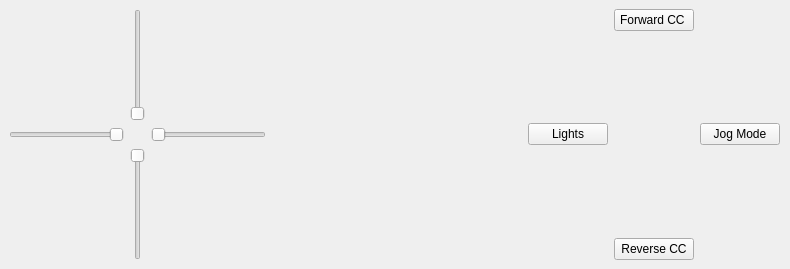
<?xml version="1.0" encoding="UTF-8"?>
<ui version="4.0">
 <class>BackupController</class>
 <widget class="QWidget" name="BackupController">
  <property name="geometry">
   <rect>
    <x>0</x>
    <y>0</y>
    <width>790</width>
    <height>269</height>
   </rect>
  </property>
  <property name="windowTitle">
   <string>Dialog</string>
  </property>
  <widget class="QWidget" name="horizontalLayoutWidget">
   <property name="geometry">
    <rect>
     <x>9</x>
     <y>9</y>
     <width>771</width>
     <height>251</height>
    </rect>
   </property>
   <layout class="QHBoxLayout" name="horizontalLayout">
    <item>
     <layout class="QGridLayout" name="gridLayout_3">
      <item row="0" column="2">
       <widget class="QSlider" name="forward">
        <property name="maximum">
         <number>100</number>
        </property>
        <property name="orientation">
         <enum>Qt::Vertical</enum>
        </property>
       </widget>
      </item>
      <item row="1" column="3">
       <widget class="QSlider" name="right">
        <property name="maximum">
         <number>100</number>
        </property>
        <property name="orientation">
         <enum>Qt::Horizontal</enum>
        </property>
       </widget>
      </item>
      <item row="2" column="2">
       <widget class="QSlider" name="reverse">
        <property name="layoutDirection">
         <enum>Qt::LeftToRight</enum>
        </property>
        <property name="minimum">
         <number>0</number>
        </property>
        <property name="maximum">
         <number>100</number>
        </property>
        <property name="orientation">
         <enum>Qt::Vertical</enum>
        </property>
        <property name="invertedAppearance">
         <bool>true</bool>
        </property>
       </widget>
      </item>
      <item row="1" column="0">
       <widget class="QSlider" name="left">
        <property name="layoutDirection">
         <enum>Qt::RightToLeft</enum>
        </property>
        <property name="maximum">
         <number>100</number>
        </property>
        <property name="orientation">
         <enum>Qt::Horizontal</enum>
        </property>
       </widget>
      </item>
     </layout>
    </item>
    <item>
     <spacer name="horizontalSpacer_2">
      <property name="orientation">
       <enum>Qt::Horizontal</enum>
      </property>
      <property name="sizeHint" stdset="0">
       <size>
        <width>40</width>
        <height>20</height>
       </size>
      </property>
     </spacer>
    </item>
    <item>
     <layout class="QGridLayout" name="gridLayout">
      <item row="0" column="1">
       <widget class="QPushButton" name="forward_cc">
        <property name="text">
         <string>Forward CC </string>
        </property>
       </widget>
      </item>
      <item row="1" column="0">
       <widget class="QPushButton" name="lights">
        <property name="text">
         <string>Lights</string>
        </property>
       </widget>
      </item>
      <item row="2" column="1">
       <widget class="QPushButton" name="reverse_cc">
        <property name="text">
         <string>Reverse CC</string>
        </property>
       </widget>
      </item>
      <item row="1" column="1">
       <spacer name="verticalSpacer">
        <property name="orientation">
         <enum>Qt::Vertical</enum>
        </property>
        <property name="sizeHint" stdset="0">
         <size>
          <width>20</width>
          <height>40</height>
         </size>
        </property>
       </spacer>
      </item>
      <item row="1" column="2">
       <widget class="QPushButton" name="jog_mode">
        <property name="text">
         <string>Jog Mode</string>
        </property>
       </widget>
      </item>
     </layout>
    </item>
   </layout>
  </widget>
 </widget>
 <resources/>
 <connections/>
</ui>
